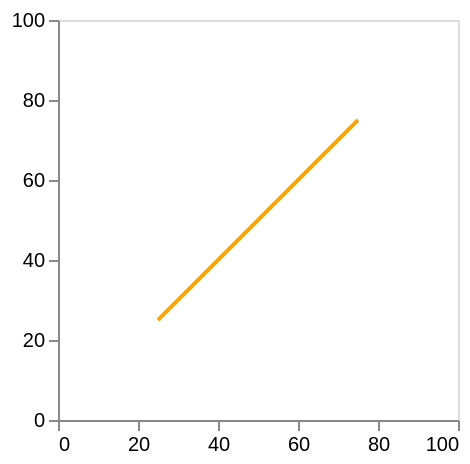

Vega-Lite specification for this chart:
### Vega specification from a JSON file in a GitHub repository (floating-point values rounded to 4 significant figures)
{"$schema": "https://vega.github.io/schema/vega/v5.json", "description": "A scatterplot showing horsepower and miles per gallons for various cars.", "background": "white", "padding": 5, "width": 200, "height": 200, "style": "cell", "data": [{"name": "source_0", "values": [{}]}], "signals": [{"name": "x", "value": 25, "bind": {"input": "range", "min": 1, "max": 100, "step": 1}}, {"name": "x2", "value": 75, "bind": {"input": "range", "min": 1, "max": 100, "step": 1}}, {"name": "y", "value": 25, "bind": {"input": "range", "min": 1, "max": 100, "step": 1}}, {"name": "y2", "value": 75, "bind": {"input": "range", "min": 1, "max": 100, "step": 1}}, {"name": "strokeWidth", "value": 2, "bind": {"input": "range", "min": 0, "max": 10, "step": 0.5}}, {"name": "strokeCap", "value": "butt", "bind": {"input": "select", "options": ["butt", "round", "square"]}}, {"name": "strokeDash", "value": [1, 0], "bind": {"input": "select", "options": [[1, 0], [8, 8], [8, 4], [4, 4], [4, 2], [2, 1], [1, 1]]}}], "marks": [{"name": "marks", "type": "rule", "style": ["rule"], "from": {"data": "source_0"}, "encode": {"update": {"strokeCap": {"signal": "strokeCap"}, "strokeWidth": {"signal": "strokeWidth"}, "strokeDash": {"signal": "strokeDash"}, "stroke": {"value": "orange"}, "x": {"scale": "x", "signal": "x"}, "x2": {"scale": "x", "signal": "x2"}, "y": {"scale": "y", "signal": "y"}, "y2": {"scale": "y", "signal": "y2"}}}}], "scales": [{"name": "x", "type": "linear", "domain": [0, 100], "range": [0, {"signal": "width"}], "zero": true}, {"name": "y", "type": "linear", "domain": [0, 100], "range": [{"signal": "height"}, 0], "zero": true}], "axes": [{"scale": "x", "orient": "bottom", "grid": false, "labelFlush": true, "labelOverlap": true, "tickCount": {"signal": "ceil(width/40)"}, "zindex": 0}, {"scale": "y", "orient": "left", "grid": false, "labelOverlap": true, "tickCount": {"signal": "ceil(height/40)"}, "zindex": 0}], "config": {"normalizedNumberFormat": ".2%"}}
